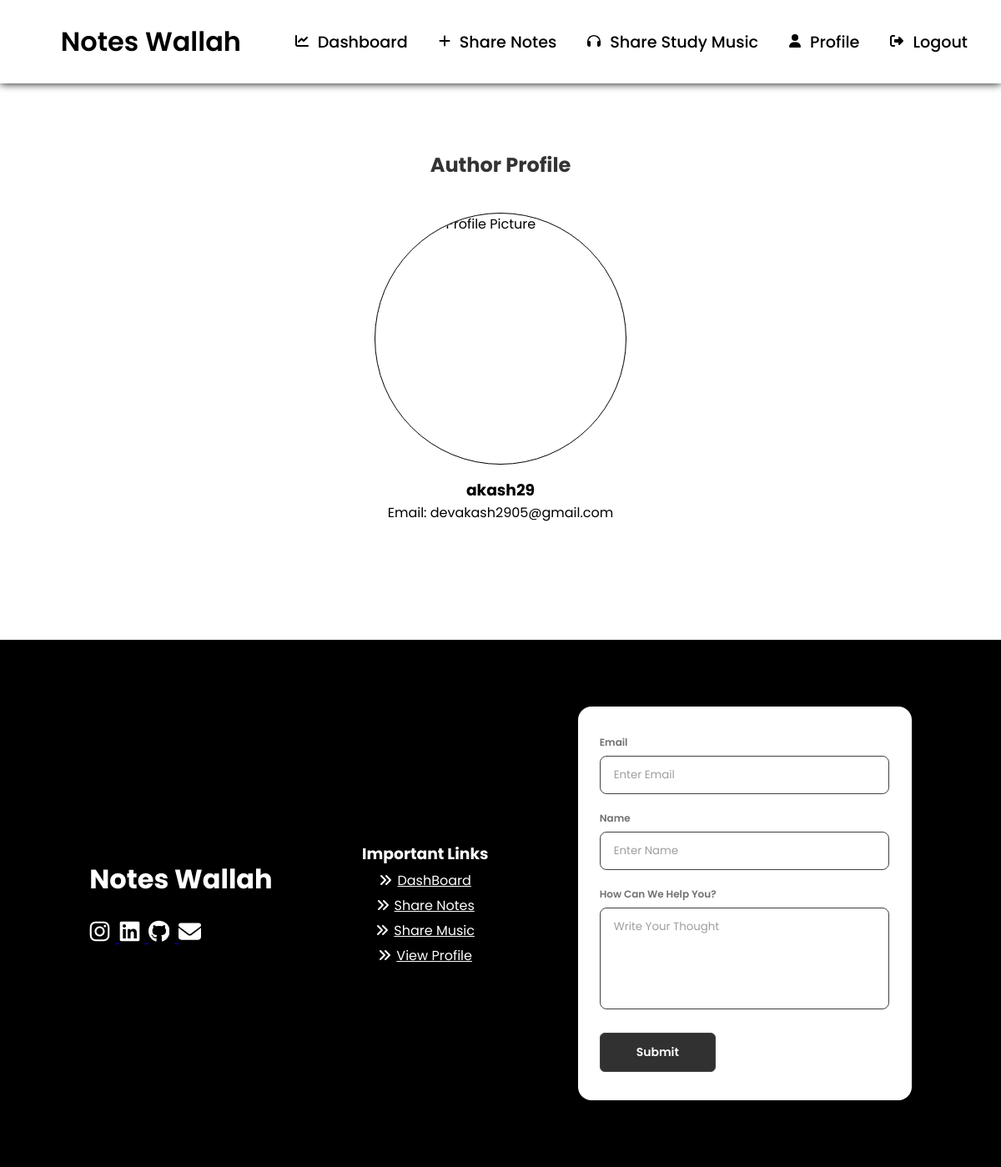
The page /author/1 on the database as committed earlier.
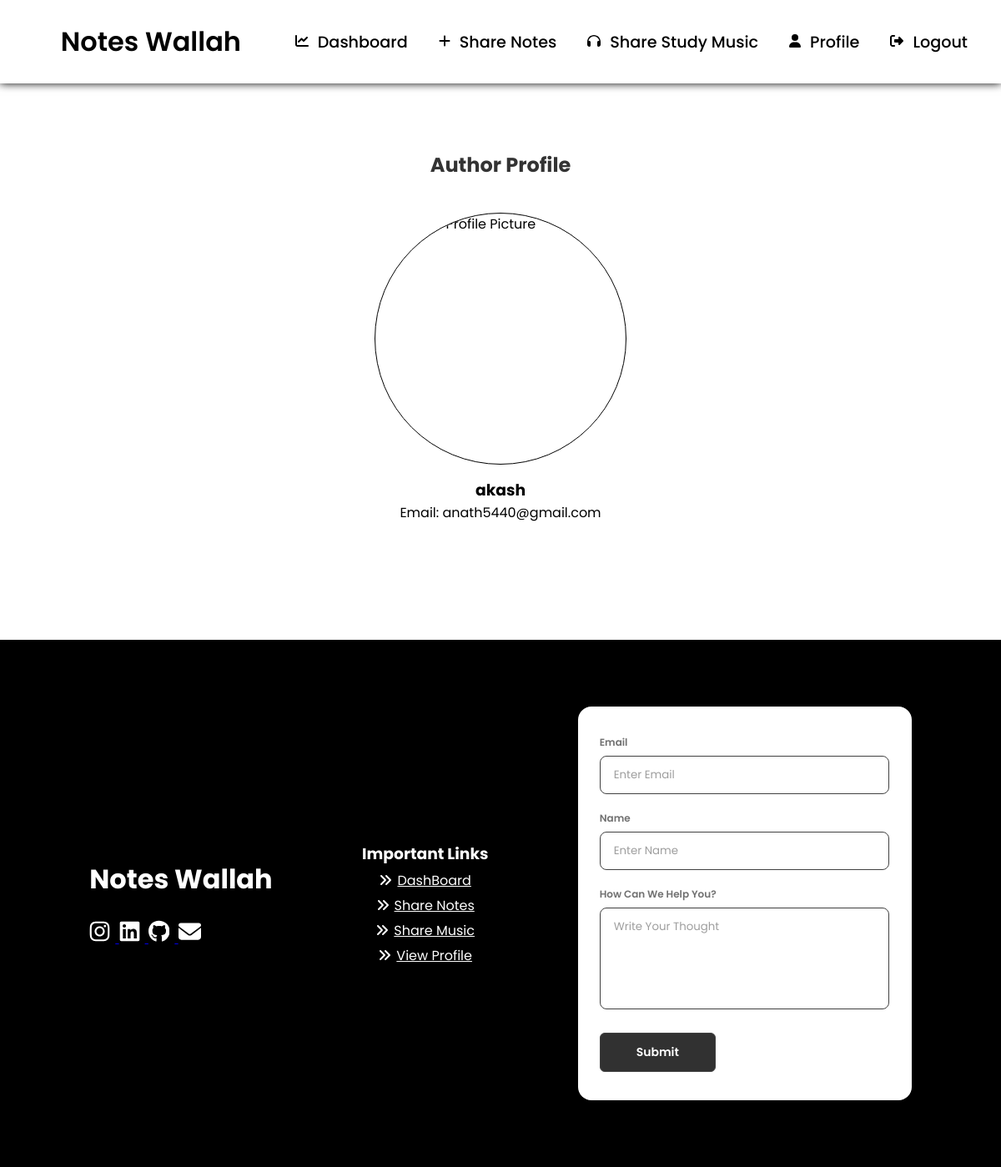
The same page on the database as committed later.
### app.py (models this page shows)
class User(db.Model):
    id = db.Column(db.Integer, primary_key=True)
    username = db.Column(db.String(30), nullable=False)
    email = db.Column(db.Text, nullable=False)
    password = db.Column(db.Text, nullable=False)
    posts = db.relationship('Post', backref='author', lazy=True)
    musics = db.relationship('Music', backref='author', lazy=True)
    profile_picture = db.Column(db.String(255), default='static/img/default.png')

### app.py (the view)
@app.route('/author/<int:user_id>')
def author_profile(user_id):
    user = User.query.get(user_id)
    if user:
        user_profile_picture = user.profile_picture.replace('static/', '')
        user_profile_picture = f"{{{url_for('static', filename={user_profile_picture})}}}"
        return render_template('author_profile.html', user=user, user_profile_picture = user_profile_picture)
    else:
        abort(404)

### templates/author_profile.html (shortened to what this page needs)
{% extends 'base.html' %}
{% block body %}
<div class="nav">
    <span id="mobileFriendlyHeader" style="display: flex; align-items: center; justify-content: space-between; margin: auto;">
        <a href="/dashboard" class="nav-brand">Notes Wallah</a>
    </span>
    <div class="nav-links">
        <a href="/dashboard">
            Dashboard
        </a>
        <a href="/create_post">
            <svg xmlns="http://www.w3.org/2000/svg" height="16" width="14" viewBox="0 0 448 512">
                <path fill="#000000"
                    d="M256 80c0-17.7-14.3-32-32-32s-32 14.3-32 32V224H48c-17.7 0-32 14.3-32 32s14.3 32 32 32H192V432c0 17.7 14.3 32 32 32s32-14.3 32-32V288H400c17.7 0 32-14.3 32-32s-14.3-32-32-32H256V80z" />
            </svg>
            Share Notes
        </a>
        <a href="/study_music">
            Share Study Music
        </a>
        <a href="/profile">
            <svg xmlns="http://www.w3.org/2000/svg" height="16" width="14" viewBox="0 0 448 512">
                <path fill="#000000"
                    d="M224 256A128 128 0 1 0 224 0a128 128 0 1 0 0 256zm-45.7 48C79.8 304 0 383.8 0 482.3C0 498.7 13.3 512 29.7 512H418.3c16.4 0 29.7-13.3 29.7-29.7C448 383.8 368.2 304 269.7 304H178.3z" />
            </svg>
            Profile
        </a>
        <a href="/logout">
            Logout
        </a>
    </div>
</div>
<div class="author-container">
    <div class="card">
        <div class="card-body" style="display: flex; flex-direction: column; align-items: center; justify-content: center;">
            <h2 class="card-title" style="margin: 5vh 0;">Author Profile</h2>
            <div class="author-details" style="display: flex; flex-direction: column; align-items: center; justify-content: center;">
                <img src="{{ user_profile_picture }}" alt="Author's Profile Picture" width="300px" style="border-radius: 50%; aspect-ratio: 1/1; size: cover; border: 1px solid black; margin: 0 0 2vh 0;">
                <h3>{{ user.username }}</h3>
                <p>Email: {{ user.email }}</p>
            </div>
        </div>
    </div>
</div>
{% endblock %}

Rows that differ between the two databases and show on the page:
changed User: username "akash29" → "akash"; email "devakash2905@gmail.com" → "anath5440@gmail.com"
